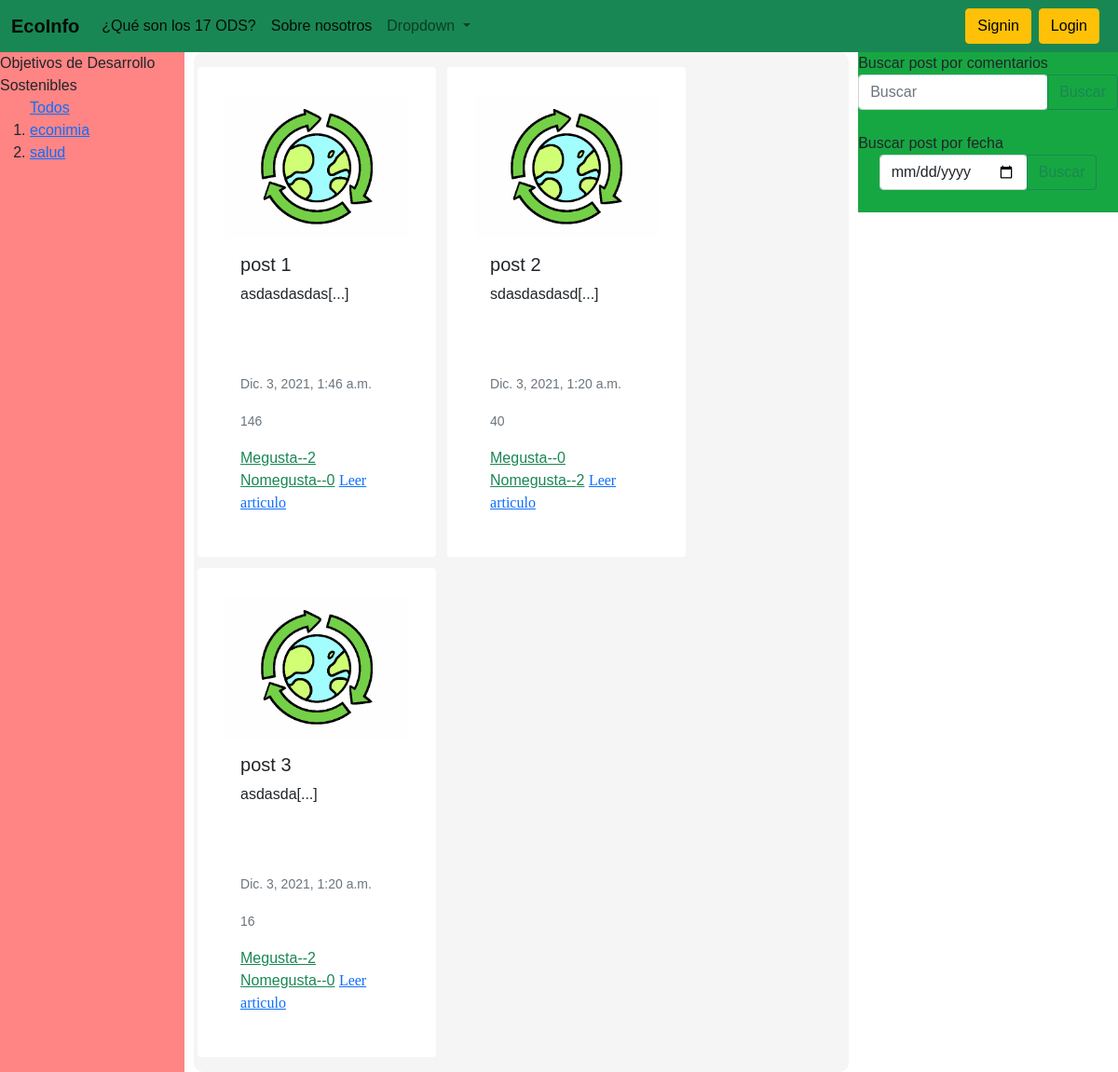
Before: / with the older database file.
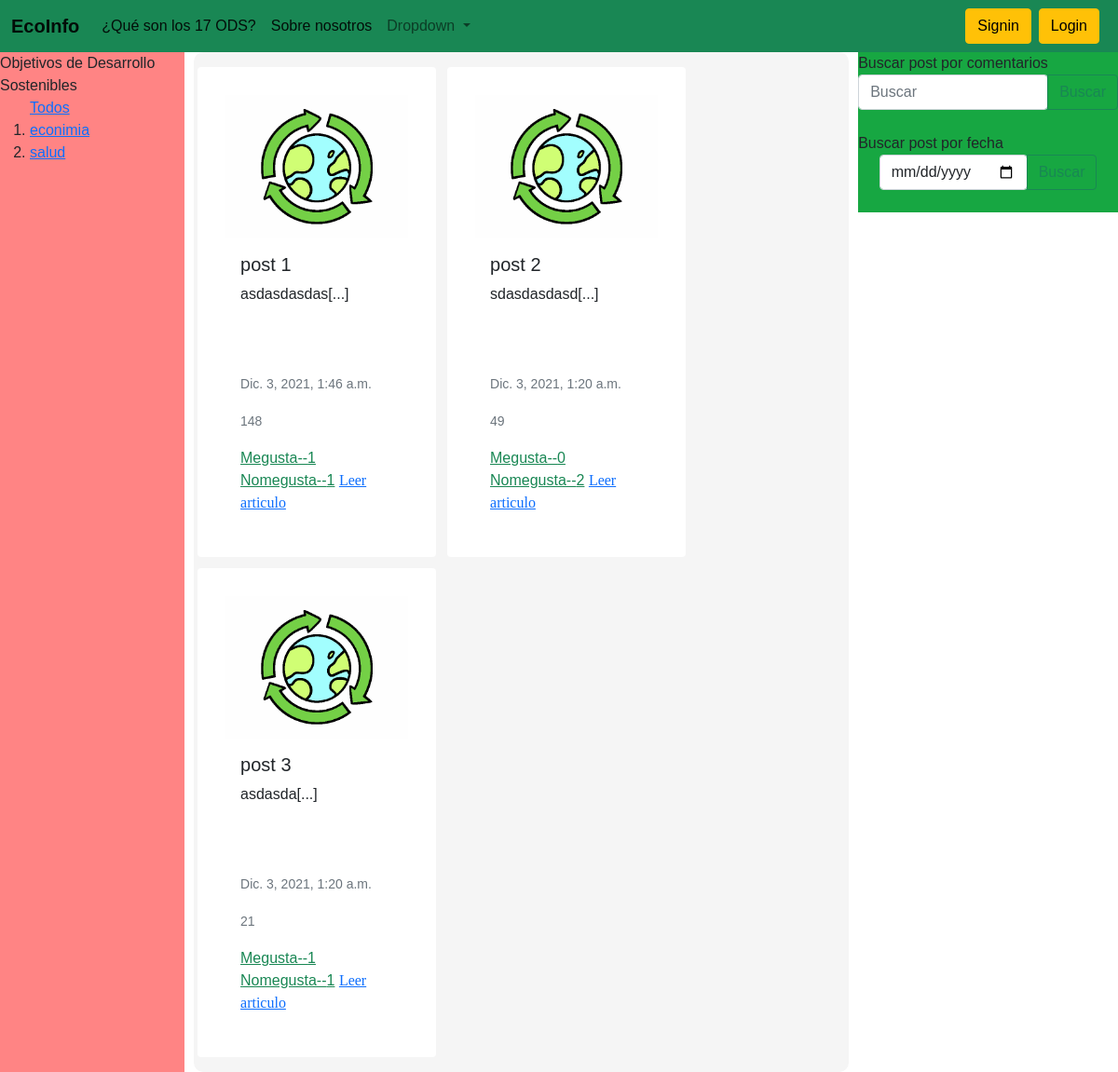
After: the same page with the newer database file.
### feed/models.py (models this page shows, shortened)
class post(models.Model):
    posteador = models.ForeignKey(User, on_delete=models.CASCADE, null=True)
    titulo = models.CharField(max_length=100)
    contenido = models.TextField()
    pre_contenido = models.TextField()
    categoria = models.ForeignKey(categoria, on_delete=models.CASCADE,  default=1, null=False)
    creado_en = models.DateTimeField(auto_now_add=True)
    actualizado_en = models.DateTimeField(auto_now=True)
    me_gusta = models.IntegerField(default=0)
    no_megusta = models.IntegerField(default=0)
    imagen = models.FileField(upload_to='imagenes_posts', default='post_default.jpg')
    visitas = models.IntegerField(default=0)

### feed/views.py (the view)
# urls.py: path('', include('feed.urls')),
def feed(request):
    posteos = post.objects.all().order_by('creado_en').reverse()
    categorias = categoria.objects.all()
    return render(request,"feed.html",{'posteos':posteos,'categorias':categorias})

### feed/templates/feed.html (shortened to what this page needs)
{% extends "base.html" %}
{% block content %}
<div class="wrapper">
    <div class="posts ">
        <section class="main-section row">
    {% if posteos %}
    {% for post in posteos %}
        <div class="card" style="width: 16rem;  border: 5px; margin: 6px; height: auto;"  >
          <a href="{% url 'leer_posteo' id=post.id %}">
            <img src="{{post.imagen.url}}" class="card-img-top" >
          </a>
            <div class="card-body" >
                <h5 class="card-title"  > {{ post.titulo }}</h5>
                <div class="card-text" style="width: auto; height: 6rem;" >
                   <p>{{ post.pre_contenido }}</p>
                </div>
                <p class="card-text"><small class="text-muted">{{ post.creado_en }}</small></p>
                <p class="card-text"><small class="text-muted">{{ post.visitas }}</small></p>
                  <a class="btn-outline-success" href="{%url 'reaccionar' id=post.id reac='mg' %}">Megusta--{{post.me_gusta}}</a>
                  <a class="btn-outline-success" href="{%url 'reaccionar' id=post.id reac='nmg' %}">Nomegusta--{{post.no_megusta}}</a>
                <a href="{% url 'leer_posteo' id=post.id %}" style="text-align: left; font-family: Verdana;" >Leer articulo</a>
                <br>
            </div>
        </div>
    {% endfor %}
    {% else %}
        <h2 style="text-align: center;">No hay posts</h2>
    {% endif %}
    </section>
    </div>
    <div class="lista">Objetivos de Desarrollo Sostenibles
      <br>
      <ol>
        <a href="{% url 'feed' %}" >Todos </a>
        <br>
        {% for categoria in categorias %}
        <li><a href= "{% url 'buscar_por_catetoria' id=categoria.id %}"  >{{categoria.name}} </a></li>
        {% endfor %}
      </ol>
    </div>
    <div class="otras_cosas">
      Buscar post por comentarios
      <br>
      <form  class=" d-flex justify-content-center " action="{% url 'busqueda_por_comentario' %}" method="GET"> {% csrf_token %}
        <div class="btn-group " method="GET">
            <input class="form-control col-xl-12 " id="comentario_buscado" name="comentario_buscado" style="width: auto;" type="text" placeholder="Buscar" aria-label="Search">
            <button class="btn btn-outline-success" >Buscar</button>
       </div>
    </form>
      <br>
      Buscar post por fecha
      <br>
      <form  class=" d-flex justify-content-center " action="{% url 'busqueda_por_fecha' %}" method="GET"> {% csrf_token %}
        <div class="btn-group " method="GET">
            <input class="form-control col-xl-12 " id="fecha_buscada" name="fecha_buscada" style="width: auto;" type="date"  placeholder="Buscar" aria-label="Search">
            <button class="btn btn-outline-success" >Buscar</button>
       </div>
    </form>
      <br>
    </div>
  </div>
{% endblock %}

Changed rows visible on the page:
changed post "post 1": visitas "146" → "148"; me_gusta "2" → "1"; no_megusta "0" → "1"
changed post "post 2": visitas "40" → "49"
changed post "post 3": visitas "16" → "21"; me_gusta "2" → "1"; no_megusta "0" → "1"
